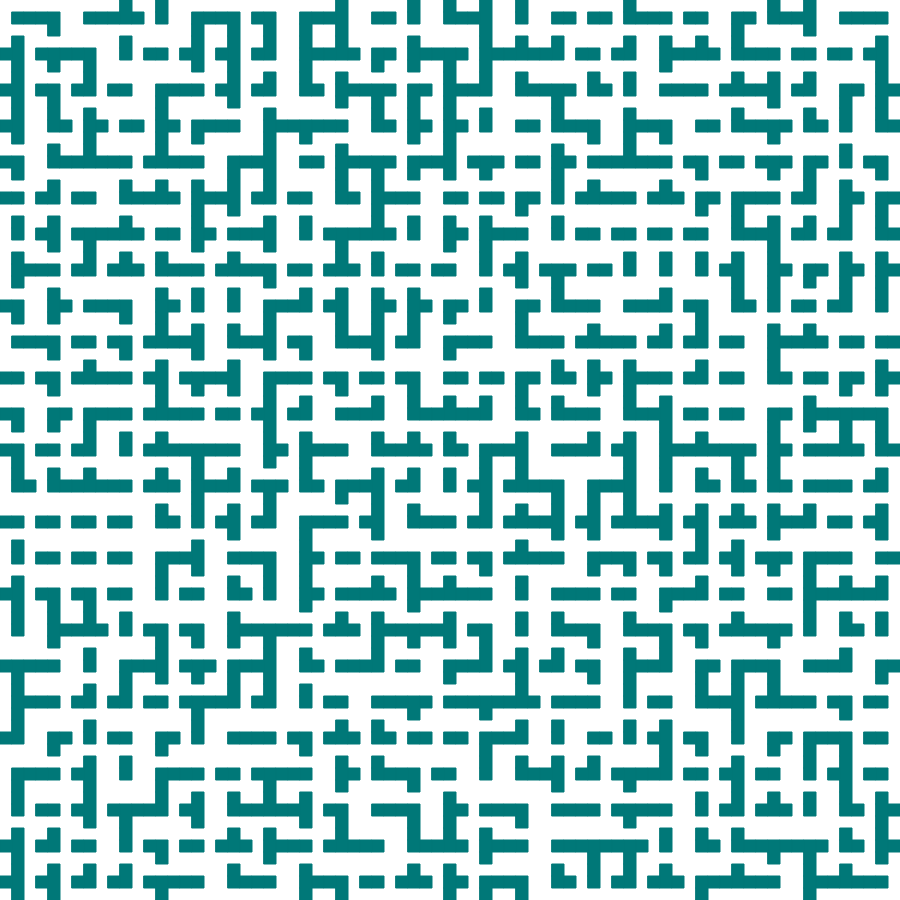
Frame 1 (no input)
Frame 60 (no input): identical to frame 1, image omitted
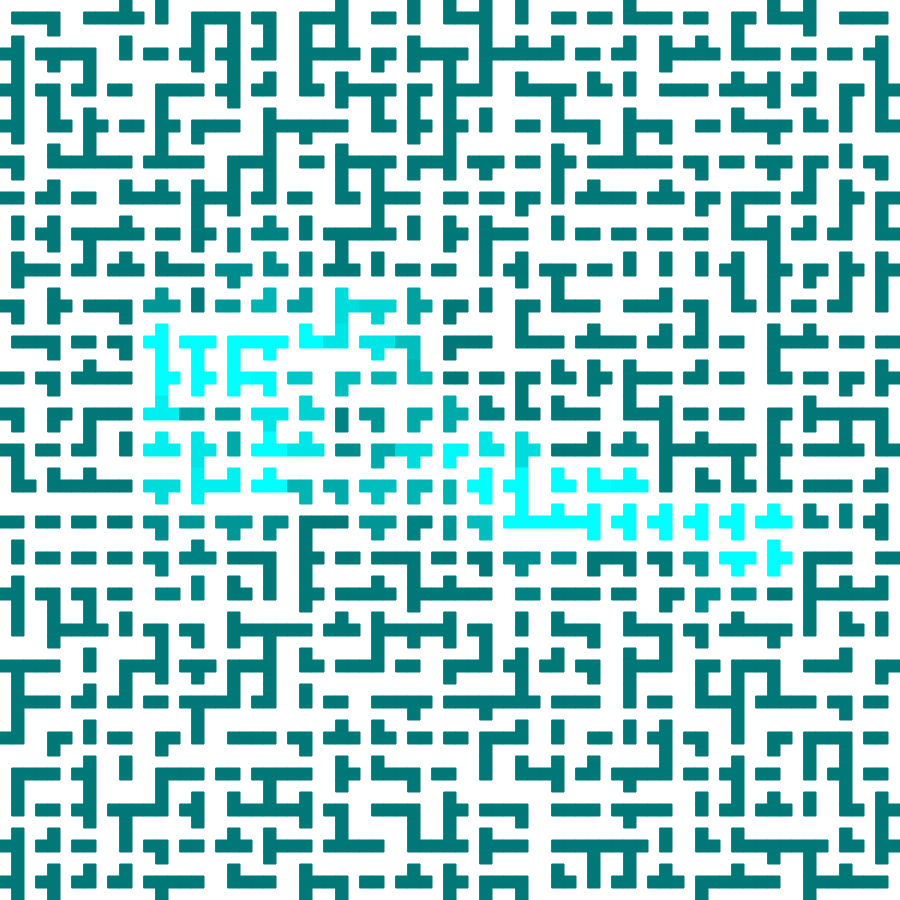
Frame 120 (the mouse pressed at the canvas centre since frame 60)

The p5.js sketch that drew these frames (run headless with seeded random() and noise() and a simulated clock; from frame 60 on, the mouse is pressed at the canvas centre):

// p5.js sketch
// ── sketch.js
'use strict';

/* Constants for right, top, left, bottom. */
var R = 0, T = 1, L = 2, B = 3;

/* Pieces have a number `n`, x and y coordinates `x` and `y`, and a side size
 * `size`. */
var Piece = function(n, x, y, side) {
  this.x = x;
  this.y = y;

  this.n = n;

  this.side = side;

  /* `orient[R]` is true if the piece points to the right. The same applies to
   * `T`, `L`, `B`. */
  this.orient = random([
    [true, true, false, false],
    [false, true, true, false],
    [false, false, true, true],
    [true, false, false, true],

    [true, true, true, false],
    [false, true, true, true],
    [true, false, true, true],
    [true, true, false, true],

    [true, false, false, false],
    [false, true, false, false],
    [false, false, true, false],
    [false, false, true, false],
  ]);

  /* The RGB-color components of the piece. */
  this.r = 0;
  this.g = 120;
  this.b = 120;
}

Piece.prototype.turn = function() {
  /* Roll the array. */
  this.orient.push(this.orient.shift());

  /* Increase the color brightness. */
  this.g += 10;
  this.b += 10;
}

Piece.prototype.draw = function() {
  var third;

  third = this.side/3;

  push();

  translate(this.x, this.y);

  stroke(this.r, this.g, this.b);
  fill(this.r, this.g, this.b);

  rect(third, third, third, third);
  if (this.orient[R]) rect(2*third, third, third, third);
  if (this.orient[T]) rect(third, 0, third, third);
  if (this.orient[L]) rect(0, third, third, third);
  if (this.orient[B]) rect(third, 2*third, third, third);

  pop();
}

var sz; /* Canvas size. */
var N = 25; /* Size of pieces grid. */
var pieces, neighbors; /* Array of pieces and their neighbors. */

/* touched[n] is true if the nth piece was touched by a turning piece in the
 * current round. It's false otherwise.
 *
 * to_turn[n] is true if the nth piece must be turned this round. It's false
 * otherwise.
 *
 * clicked contains the pieces that were clicked on the last round. */
var touched, to_turn, clicked;

function setup() {
  var n, i, j;
  var x, y;
  var right, top_, left, bottom;

  sz = 0.9*min(windowWidth, windowHeight);

  createCanvas(sz, sz);
  frameRate(24);

  pieces = [];
  to_turn = [];
  touched = [];
  for (n = 0; n < N*N; n++) {
    i = floor(n/N);
    j = n%N;
    x = j*sz/N;
    y = i*sz/N;

    pieces[n] = new Piece(n, x, y, sz/N);
    to_turn[n] = false;
    touched[n] = false;
  }

  neighbors = [];
  for (n = 0; n < N*N; n++) {
    i = floor(n/N);
    j = n%N;

    /* No wrap. */
    right  = (j == N - 1) ? null : pieces[i*N + (j + 1)];
    top_   = (i == 0)     ? null : pieces[(i - 1)*N + j];
    left   = (j == 0)     ? null : pieces[i*N + (j - 1)];
    bottom = (i == N - 1) ? null : pieces[(i + 1)*N + j];

    neighbors[n] = [right, top_, left, bottom];
  }

  clicked = [];
}

function draw() {
  var c, n, m;
  var tmp;
  var piece, neighs;

  background(255);

  /* Marked clicked pieces to be turned. */
  for (c = 0; c < clicked.length; c++) {
    to_turn[clicked[c]] = true;
  }

  /* Reset clicked pieces. */
  clicked = [];

  /* Turn pieces marked to be turned. */
  for (n = 0; n < N*N; n++) {
    if (to_turn[n]) pieces[n].turn();
  }

  /* Reset the pieces that are touched. */
  for (n = 0; n < N*N; n++) {
    touched[n] = false;
  }

  for (n = 0; n < N*N; n++) {
    if (to_turn[n]) {
      piece = pieces[n];
      neighs = neighbors[n];

      /* If the right neighbor points to the left and the piece points to the
       * right, they're touching. Same for top, left and bottom neighbors. The
       * Neighbors might be null, hence the first test. */
      if (neighs[R] && neighs[R].orient[L] && piece.orient[R])
        touched[neighs[R].n] = true;

      if (neighs[T] && neighs[T].orient[B] && piece.orient[T])
        touched[neighs[T].n] = true;

      if (neighs[L] && neighs[L].orient[R] && piece.orient[L])
        touched[neighs[L].n] = true;

      if (neighs[B] && neighs[B].orient[T] && piece.orient[B])
        touched[neighs[B].n] = true;
    }
  }

  for (n = 0; n < N*N; n++) {
    pieces[n].draw();
  }

  /* Pieces touched should now turn. */
  tmp = to_turn;
  to_turn = touched;
  touched = tmp;
}

function mousePressed() {
  var i, j;

  j = floor(mouseX/(sz/N));
  i = floor(mouseY/(sz/N));

  if (i >= 0 && i < N && j >= 0 && j < N) {
    clicked.push(i*N + j);
  }
}
